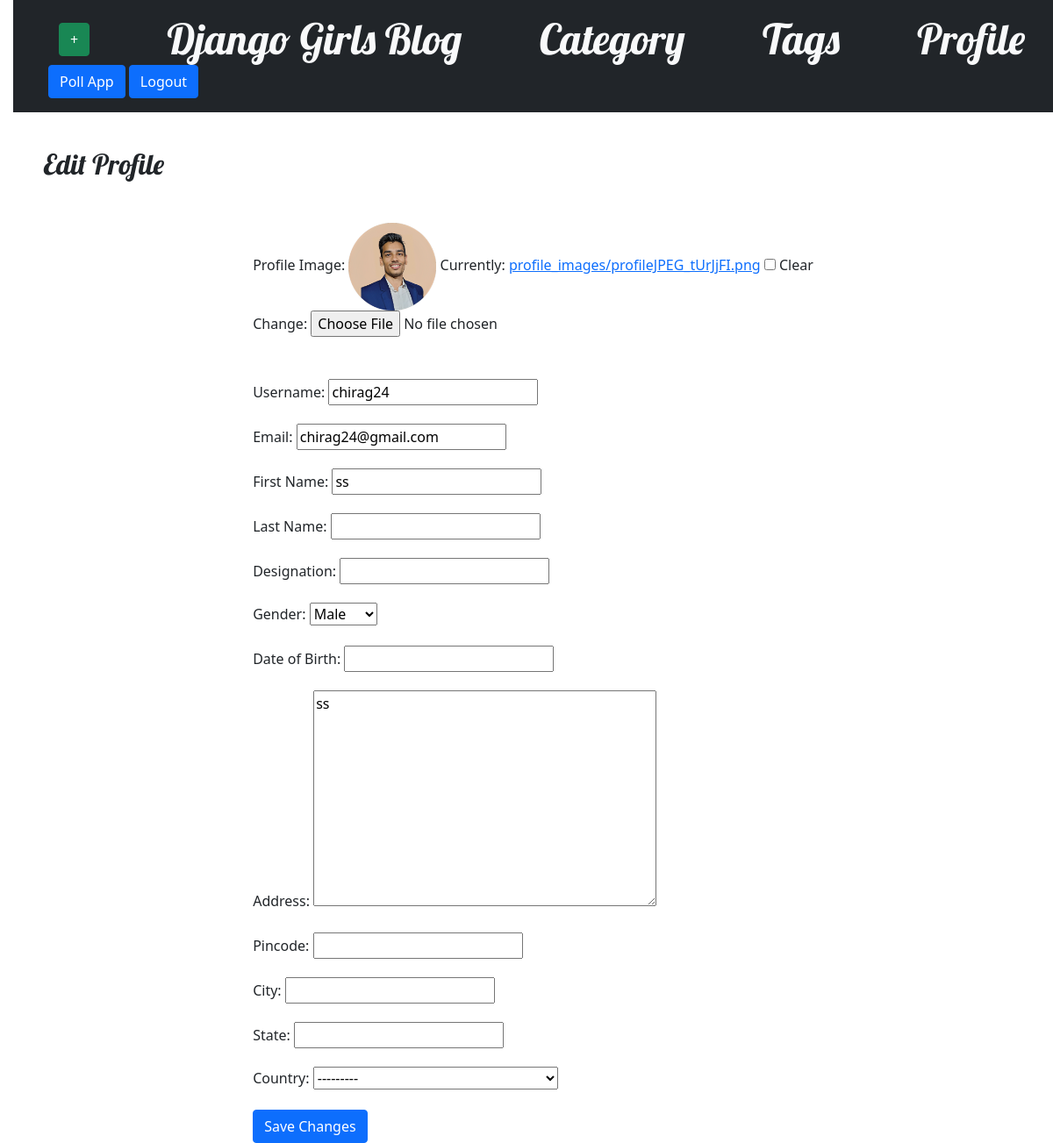
Page /edit_profile/ (signed in) on the earlier database version.
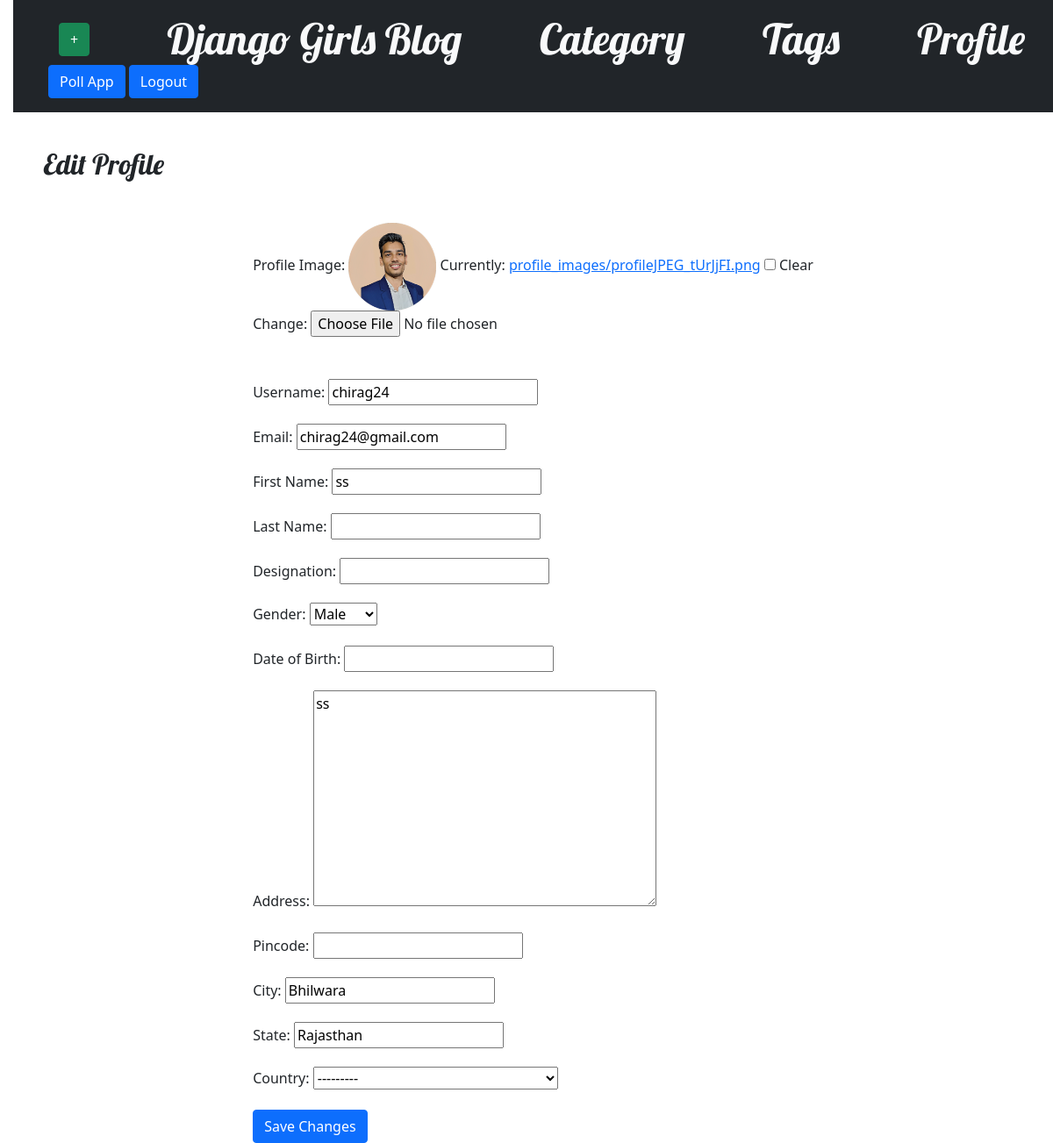
Same page on the later database version.
### blog/models.py (models this page shows, shortened)
class CustomUser(AbstractUser):
    GENDER_CHOICES = (
        ('M', 'Male'),
        ('F', 'Female'),
    )
    COUNTRY_CHOICES = sorted(COUNTRY_CHOICES, key=lambda x: x[1])
    gender = models.CharField(max_length=60,default='M',choices=GENDER_CHOICES,blank=True)
    city = models.CharField(max_length=80,default='Bhilwara',blank=True)
    state = models.CharField(max_length=90,default='Rajasthan',blank=True)
    country = models.CharField(max_length=50,blank=True,default='India',choices=COUNTRY_CHOICES)
    designation = models.CharField(max_length=50,null=True,blank=True)
    img = models.ImageField(blank=True,null=True,upload_to='profile_images/',)
    phone = models.PositiveBigIntegerField(blank=True,default=0000000)
    pincode = models.PositiveIntegerField(blank=True,null=True)
    address = models.TextField(max_length=50,blank=True,null=True)
    dob = models.DateField(blank=True,null=True)

### blog/views.py (the view)
# urls.py: path('edit_profile/', views.edit_profile, name='edit_profile'),
@login_required(login_url='login')
def edit_profile(request):
    if request.method == 'POST':
        form = CustomUserChangeForm(request.POST,request.FILES, instance=request.user)
        if form.is_valid():
            form.save()
            return redirect('blog:post_list')
    else:
        form = CustomUserChangeForm(instance=request.user)
    return render(request, 'blog/edit_profile.html', {'form': form})

### blog/forms.py
class CustomUserChangeForm(UserChangeForm):
    class Meta(UserCreationForm.Meta):
        model = CustomUser
        fields = UserCreationForm.Meta.fields + ("email", "phone", "first_name", "last_name", "gender", "dob", "designation", "address", "pincode", "city", "state", "country", "img")

### blog/templates/blog/edit_profile.html (shortened to what this page needs)
{% extends 'blog/base.html' %}
{% load static %}
{% block content %}
<h2 class="mb-4">Edit Profile</h2>
    <div class="container mt-5 mx-auto" style=" display: flex; align-items: center; justify-content: center;">
        <form method="post" enctype="multipart/form-data">
            <div class="mb-5">
                <label for="{{ form.img.id_for_label }}" class="form-label">Profile Image:</label>
                <img src="/media/{{ form.img.value }}" width="100px" height="100px" alt="Profile Image">
                {{ form.img }}
            </div>
            <div class="mb-3">
                <label for="{{ form.username.id_for_label }}" class="form-label">Username:</label>
                {{ form.username }}
            </div>
            <div class="mb-3">
                <label for="{{ form.email.id_for_label }}" class="form-label">Email:</label>
                {{ form.email }}
            </div>
            <div class="mb-3">
                <label for="{{ form.first_name.id_for_label }}" class="form-label">First Name:</label>
                {{ form.first_name }}
            </div>
            <div class="mb-3">
                <label for="{{ form.last_name.id_for_label }}" class="form-label">Last Name:</label>
                {{ form.last_name }}
            </div>
            <div class="mb-3">
                <label for="{{ form.designation.id_for_label }}" class="form-label">Designation:</label>
                {{ form.designation }}
            </div>
            <div class="mb-3">
                <label for="{{ form.gender.id_for_label }}" class="form-label">Gender:</label>
                {{ form.gender }}
            </div>
            <div class="mb-3">
                <label for="{{ form.dob.id_for_label }}" class="form-label">Date of Birth:</label>
                {{form.dob}}
            </div>
            <div class="mb-3">
                <label for="{{ form.address.id_for_label }}" class="form-label">Address:</label>
                {{ form.address }}
            </div>
            <div class="mb-3">
                <label for="{{ form.pincode.id_for_label }}" class="form-label">Pincode:</label>
                {{ form.pincode }}
            </div>
            <div class="mb-3">
                <label for="{{ form.city.id_for_label }}" class="form-label">City:</label>
                {{ form.city }}
            </div>
            <div class="mb-3">
                <label for="{{ form.state.id_for_label }}" class="form-label">State:</label>
                {{ form.state }}
            </div>
            <div class="mb-3">
                <label for="{{ form.country.id_for_label }}" class="form-label">Country:</label>
                {{ form.country }}
            </div>
            <div class="row">
                <div class="col-md-12">
                    <button type="submit" class="btn btn-primary">Save Changes</button>
                </div>
            </div>
        </form>
    </div>
{% endblock %}

Differences in the rows shown:
changed CustomUser "chirag24": city (not shown) → "Bhilwara"; state (not shown) → "Rajasthan"
